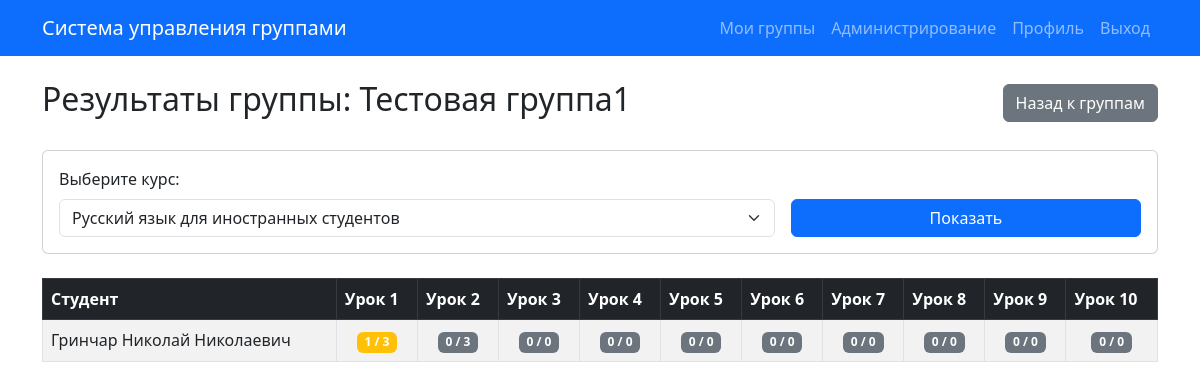
The app's page /group-results/1/ (signed in) with its own data.
### students/models.py (models this page shows, shortened)
class Group(models.Model):
    name = models.CharField(
        max_length=200,
        verbose_name='Название'
    )
    code = models.CharField(
        max_length=50,
        unique=True,
        verbose_name='Код'
    )
    curator = models.ForeignKey(
        settings.AUTH_USER_MODEL,
        on_delete=models.SET_NULL,
        null=True,
        blank=True,
        verbose_name='Куратор',
        related_name='curated_groups'
    )
    class Meta:
        verbose_name = 'Группа'
        verbose_name_plural = 'Группы'
        db_table = 'students_group'
        ordering = ['name']

class Student(models.Model):
    last_name = models.CharField(
        max_length=150,
        verbose_name='Фамилия'
    )
    first_name = models.CharField(
        max_length=150,
        verbose_name='Имя'
    )
    middle_name = models.CharField(
        max_length=150,
        verbose_name='Отчество',
        blank=True,
        null=True
    )
    code = models.CharField(
        max_length=50,
        unique=True,
        verbose_name='Код'
    )
    sid = models.CharField(
        max_length=100,
        unique=True,
        null=True,
        blank=True,
        verbose_name='ID во внешней системе',
    )
    group = models.ForeignKey(
        Group,
        on_delete=models.SET_NULL,
        null=True,
        blank=True,
        verbose_name='Группа',
        related_name='students'
    )
    class Meta:
        verbose_name = 'Студент'
        verbose_name_plural = 'Студенты'
        db_table = 'students_student'
        ordering = ['last_name', 'first_name']
    def __str__(self):
        parts = [self.last_name, self.first_name, self.middle_name]
        return ' '.join(filter(None, parts)) or self.code

### courses/models.py (models this page shows, shortened)
class Lesson(models.Model):
    name = models.CharField(
        max_length=200,
        verbose_name='Название'
    )
    course = models.ForeignKey(
        Course,
        on_delete=models.CASCADE,
        verbose_name='Курс',
        related_name='lessons'
    )
    position = models.PositiveIntegerField(
        default=0,
        verbose_name='Позиция'
    )
    class Meta:
        verbose_name = 'Урок'
        verbose_name_plural = 'Уроки'
        db_table = 'courses_lesson'
        ordering = ['course', 'position', 'name']
        unique_together = [['course', 'position']]

### students/views.py (the view)
# urls.py: path('group-results/<int:group_id>/', views.GroupResultsView.as_view(), name='group_results'),
class GroupResultsView(LoginRequiredMixin, TemplateView):
    template_name = 'students/group_results.html'
    def get_context_data(self, **kwargs):
        context = super().get_context_data(**kwargs)
        user = self.request.user
        group_id = kwargs.get('group_id')
        group = get_object_or_404(
            Group.objects.select_related('curator'),
            id=group_id
        )
        if not user.is_superuser and group.curator != user:
            from django.core.exceptions import PermissionDenied
            raise PermissionDenied("У вас нет доступа к этой группе")
        courses = Course.objects.all().order_by('name')
        course_id = self.request.GET.get('course_id')
        if course_id:
            try:
                selected_course = Course.objects.prefetch_related(
                    Prefetch(
                        'lessons',
                        queryset=Lesson.objects.prefetch_related('tasks').order_by('position', 'name')
                    )
                ).get(id=course_id)
            except Course.DoesNotExist:
                selected_course = None
        else:
            selected_course = None
        if not selected_course and courses.exists():
            selected_course = Course.objects.prefetch_related(
                Prefetch(
                    'lessons',
                    queryset=Lesson.objects.prefetch_related('tasks').order_by('position', 'name')
                )
            ).first()
        students = group.students.all().order_by('last_name', 'first_name').prefetch_related(
            Prefetch(
                'completed_tasks',
                queryset=StudentTask.objects.select_related('task__lesson').all()
            )
        )
        results_data = []
        lessons = []
        if selected_course:
            lessons = list(selected_course.lessons.all())
            for student in students:
                lesson_results = []
                for lesson in lessons:
                    completed_count = sum(
                        1 for ct in student.completed_tasks.all()
                        if ct.task.lesson_id == lesson.id
                    )
                    total_tasks = len(lesson.tasks.all())
                    lesson_results.append({
                        'lesson_id': lesson.id,
                        'completed': completed_count,
                        'total': total_tasks
                    })
                results_data.append({
                    'student': student,
                    'lesson_results': lesson_results
                })
        context['group'] = group
        context['courses'] = courses
        context['selected_course'] = selected_course
        context['lessons'] = lessons
        context['results_data'] = results_data
        return context

### students/templates/students/group_results.html (shortened to what this page needs)
{% extends 'base.html' %}
{% block content %}
<div class="d-flex justify-content-between align-items-center mb-4">
    <h2>Результаты группы: {{ group.name }}</h2>
    <a href="{% url 'students:my_groups' %}" class="btn btn-secondary">Назад к группам</a>
</div>
<div class="card mb-4">
    <div class="card-body">
        <form method="get" action="{% url 'students:group_results' group.id %}" class="row g-3 align-items-end">
            <div class="col-md-8">
                <label for="course_id" class="form-label">Выберите курс:</label>
                <select name="course_id" id="course_id" class="form-select" required>
                    {% for course in courses %}
                        <option value="{{ course.id }}" {% if selected_course and selected_course.id == course.id %}selected{% endif %}>
                            {{ course.name }}
                        </option>
                    {% endfor %}
                </select>
            </div>
            <div class="col-md-4">
                <button type="submit" class="btn btn-primary w-100">Показать</button>
            </div>
        </form>
    </div>
</div>
{% if selected_course %}
    {% if lessons %}
        <div class="table-responsive">
            <table class="table table-striped table-bordered table-hover">
                <thead class="table-dark">
                    <tr>
                        <th style="position: sticky; left: 0; background-color: #212529; z-index: 10;">Студент</th>
                        {% for lesson in lessons %}
                            <th>{{ lesson.name }}</th>
                        {% endfor %}
                    </tr>
                </thead>
                <tbody>
                    {% for data in results_data %}
                        <tr>
                            <td style="position: sticky; left: 0; background-color: white; z-index: 5; font-weight: 500;">
                                {{ data.student }}
                            </td>
                            {% for lesson_result in data.lesson_results %}
                                <td class="text-center">
                                    {% if lesson_result.total > 0 %}
                                        <a href="{% url 'students:student_lesson_results' data.student.id lesson_result.lesson_id %}"
                                           class="badge text-decoration-none {% if lesson_result.completed == lesson_result.total %}bg-success{% elif lesson_result.completed > 0 %}bg-warning{% else %}bg-secondary{% endif %}">
                                            {{ lesson_result.completed }} / {{ lesson_result.total }}
                                        </a>
                                    {% else %}
                                        <span class="badge bg-secondary">
                                            {{ lesson_result.completed }} / {{ lesson_result.total }}
                                        </span>
                                    {% endif %}
                                </td>
                            {% endfor %}
                        </tr>
                    {% empty %}
                        <tr>
                            <td colspan="{{ lessons|length|add:1 }}" class="text-center text-muted">
                                В группе нет студентов
                            </td>
                        </tr>
                    {% endfor %}
                </tbody>
            </table>
        </div>
    {% else %}
        <div class="alert alert-info">
            <h5>Уроки не найдены</h5>
            <p class="mb-0">В курсе "{{ selected_course.name }}" пока нет уроков.</p>
        </div>
    {% endif %}
{% else %}
    <div class="alert alert-info">
        <h5>Курсы не найдены</h5>
        <p class="mb-0">В системе пока нет курсов. Выберите курс из списка выше.</p>
    </div>
{% endif %}
{% endblock %}

### records on screen
Group: name "Тестовая группа1"
Lesson: name "Урок 1"
Lesson: name "Урок 2"
Lesson: name "Урок 3"
Lesson: name "Урок 4"
Lesson: name "Урок 5"
Lesson: name "Урок 6"
Lesson: name "Урок 7"
Lesson: name "Урок 8"
Lesson: name "Урок 9"
Lesson: name "Урок 10"
Student: student "Гринчар Николай Николаевич", completed "1" "0", total "3" "3", completed "0" "0" "0" "0" "0" "0" "0" "0", total "0" "0" "0" "0" "0" "0" "0" "0"

### other values on screen
form field course_id "Русский язык для иностранных студентов"
